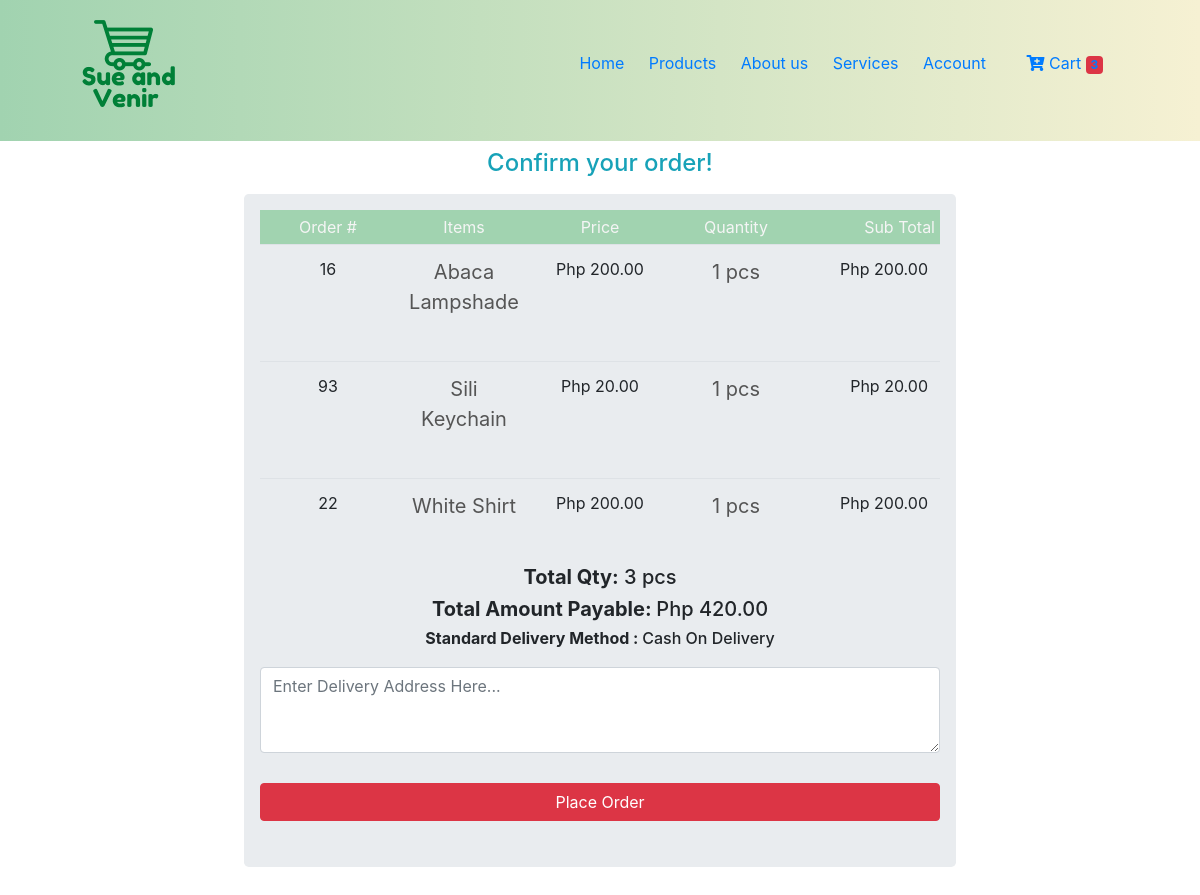
/SueAndVenir/checkout.php (signed in), run on the app's committed database.
### tables this page shows
CREATE TABLE `cart` (
  `id` int(10) NOT NULL,
  `item_id` int(10) NOT NULL,
  `user_id` int(10) DEFAULT NULL,
  `store_id` int(11) NOT NULL,
  `qty` int(10) NOT NULL,
  `status` varchar(10) NOT NULL DEFAULT 'P' COMMENT 'P is for Pending and C is for Checkout'
);

CREATE TABLE `items` (
  `item_id` int(11) NOT NULL,
  `item_name` varchar(128) NOT NULL,
  `item_details` text NOT NULL,
  `item_code` varchar(50) NOT NULL,
  `cat_id` int(11) NOT NULL,
  `store_id` int(11) NOT NULL,
  `item_price` int(100) NOT NULL,
  `status` varchar(1) NOT NULL COMMENT 'D is for Discontinued and A is for Active',
  `item_img` text NOT NULL,
  `cat_display` int(1) NOT NULL DEFAULT 0 COMMENT '1 is for category display and 0 is not',
  `Featured` int(1) NOT NULL DEFAULT 0 COMMENT '1 for featured photo and 0 is for not',
  `latest_prod` date NOT NULL DEFAULT current_timestamp(),
  `promotion` varchar(250) NOT NULL DEFAULT '0' COMMENT '1 is on promotion and 0 is not'
);

### SueAndVenir/includes/function.inc.php (called while the page is built, shortened)
				<?php
	function getCartSummary($conn, $user_id){
    $sql_cart_list = "SELECT c.user_id
                           , sum(i.item_price * c.qty) total_price
                           , sum(c.qty) total_qty
                        FROM cart c
                        JOIN items i
                          ON c.item_id = i.item_id
                       WHERE c.user_id = ?
                          AND c.status = 'P'
                    GROUP BY c.user_id; ";
                      $stmt=mysqli_stmt_init($conn);
                    if (!mysqli_stmt_prepare($stmt, $sql_cart_list)){
                        header("location: index.php?error=stmtfailed");
                        exit();
                    }
        mysqli_stmt_bind_param($stmt, "s" ,$user_id);
        mysqli_stmt_execute($stmt);
        $resultData = mysqli_stmt_get_result($stmt);
        $arr = array();
        if($row = mysqli_fetch_assoc($resultData)){
            array_push($arr,$row);
        }
        return $arr;
}

### SueAndVenir/checkout.php (the view, shortened to what this page needs)
      <?php
        include_once "includes/db_conn.php";
        include_once "includes/function.inc.php";
      ?>
      <!DOCTYPE html>
      <html lang="en">
      <head>
      <link rel="stylesheet" type="text/css" href="css/style.css">
      <link rel='stylesheet' href='https://cdnjs.cloudflare.com/ajax/libs/twitter-bootstrap/4.5.2/css/bootstrap.min.css' />
      <link rel='stylesheet' href='https://cdnjs.cloudflare.com/ajax/libs/font-awesome/5.9.0/css/all.min.css' />
     </head>
<body>
  <div class="header">
    <div class="container">
      <div class="navbar">
        <div class="logo">
          <img src="img/logo1.png" alt="" height="125px" width="125px">
        </div>
        <nav>
          <ul id="MenuItems">
            <li><a href="index.php">Home</a></li>
            <li><a href="products.php">Products</a></li>
            <li><a href="about.php">About us</a></li>
            <li><a href="services.php">Services</a></li>
            <li><a href="signin.php">Account</a></li>
                        <li class="nav-item">
                        <a href="cart.php" class="nav-link no-border-orange"
                               data-bs-toggle="collapse"
                               role="button"
                               aria-expanded="false"
                               aria-controls="cartList"
                      >
                        <i class="fa fa-cart-plus"></i> Cart
                        <?php
                        $sql_cart_count = "SELECT COUNT(*) cartcount FROM `cart` WHERE status = 'P' AND user_id = ?;";
                        $stmt=mysqli_stmt_init($conn);
                    if (!mysqli_stmt_prepare($stmt, $sql_cart_count)){
                        header("location: index.php?error=stmtfailed");
                        exit();
                    }
                        mysqli_stmt_bind_param($stmt, "s" ,$_SESSION['userid']);
                        mysqli_stmt_execute($stmt);
                        $resultData = mysqli_stmt_get_result($stmt);
                        if($row = mysqli_fetch_assoc($resultData)){ ?>
                            <span class="badge bg-danger"><?php echo $row['cartcount']; ?></span>
                        <?php }
                        ?>
                    </a>
          </ul>
        </nav>
      </div>
    </div>
  </div>
      <?php
           $sql = "SELECT c.id
                        , i.item_name
                        , i.item_img
                        , i.item_price
                        , c.qty
                        , c.user_id
                        , c.store_id
                        ,i.item_price * c.qty subtotal_price
                        FROM cart c
                        JOIN items as i
                        ON (c.item_id = i.item_id)
                        WHERE c.user_id = ?
                        AND c.status = 'P'; ";
                $stmt=mysqli_stmt_init($conn);
                if (!mysqli_stmt_prepare($stmt, $sql)){
                    header("location: index.php?error=stmtfailed");
                    exit();
                    }
                    mysqli_stmt_bind_param($stmt, "s" ,$_SESSION['userid']);
                    mysqli_stmt_execute($stmt);
                    $resultData = mysqli_stmt_get_result($stmt);
                ?>
        <div class="container">
          <div class="row justify-content-center">
            <div class="col-lg-8 px-4 pb-4" id="order">
              <h4 class="text-center text-info p-2">Confirm your order!</h4>
              <div class="jumbotron p-3 mb-2 text-center">
               <table>
              <tr>
                <th>Order #</th>
                <th>Items</th>
                <th>Price</th>
                <th>Quantity</th>
                <th>Sub Total</th>
              </tr>
               <?php
        while($row = mysqli_fetch_assoc($resultData)){
            echo "<table class='table'>";
        ?>
           <form action="includes/processorder.php" method="Post">
      <tr>
         <?php echo "<td>"  ?>
        <?php
         echo rand(1, 100);
        ?>
        </td>
       <td>
              <p class="lead"><b><?= ($row['item_name'] . "  " ) ?></b></p>
       </td>
        <td> Php <?php  echo number_format($row['item_price'],2); ?> </td>
       <td>
              <p class="lead"><b><?= ($row['qty'] . " pcs " ) ?> </b></p>
       </td>
        <td> Php <?php  echo number_format($row['subtotal_price'],2); ?> </td>
      </tr>
   <?php }
    ?>
      </div>
</div>
</div>
</div>
     <p class="cart-sum" align="right">
    <?php $summary = getCartSummary($conn, $_SESSION['userid']);
            foreach($summary as $key => $nval){
                    echo "<h5><b>Total Qty:</b> ". $nval['total_qty'] . " pcs ";
                    echo "<br>";
                    echo "<h5><b>Total Amount Payable: </b> Php ". number_format($nval['total_price'],2);
                    echo "<h6><b>Standard Delivery Method : </b> Cash On Delivery" ;
                    }
                    echo "<br>";
        ?>
            <br>
            <div class="form-group">
            <textarea name="address" class="form-control" rows="3" cols="10" placeholder="Enter Delivery Address Here..."></textarea>
          </div>
            <input type="submit" name="submit" value="Place Order" class="btn btn-danger btn-block">
</body>
</html>

### SueAndVenir/css/style.css (style rules this page uses)
* { margin: 0; padding: 0; box-sizing: border-box; }
body { font-family: 'Poppins', sans-serif; }
.navbar { display: flex; align-items: center; padding: 20px; }
nav { flex: 1; text-align: right; }
nav ul { display: inline-block; list-style: none; }
nav ul li { display: inline-block; margin-right: 20px; }
a { text-decoration: none; color: #555555; }
p { color: #555555; }
.container { max-width: 1300px; margin: auto; padding-left: 25px; padding-right: 25px; }
.row { display: flex; align-items: center; flex-wrap: wrap; justify-content: space-around; }
.btn { display: inline-block; background: #98FB98; padding: 8px 30px; margin: 30px 0; border-radius: 30px; }
.header { background: linear-gradient(to right, #a1d3b0, #f6f1d3); }
h4 { color: #555555; font-weight: normal; }
table { width: 100%; border-collapse: collapse; }
th { text-align: left; padding: 5px; color: whitesmoke; background: #a1d3b0; font-weight: normal; }
td { padding: 10px 5px; }
td:last-child { text-align: right; }
th:last-child { text-align: right; }
ul { list-style: none; }
.container { padding: 0 16px; }

### SueAndVenir/checkout.php (style rules this page uses)
table { table-layout: fixed; }

### data on the page
cart: item.item_name "Abaca Lampshade", item.item_price "200.00", qty "1", subtotal_price "200.00"
cart: item.item_name "Sili Keychain", item.item_price "20.00", qty "1", subtotal_price "20.00"
cart: item.item_name "White Shirt", item.item_price "200.00", qty "1", subtotal_price "200.00"

### other printed values
$nval['total_qty'] "3"
$nval['total_price'] "420.00"
